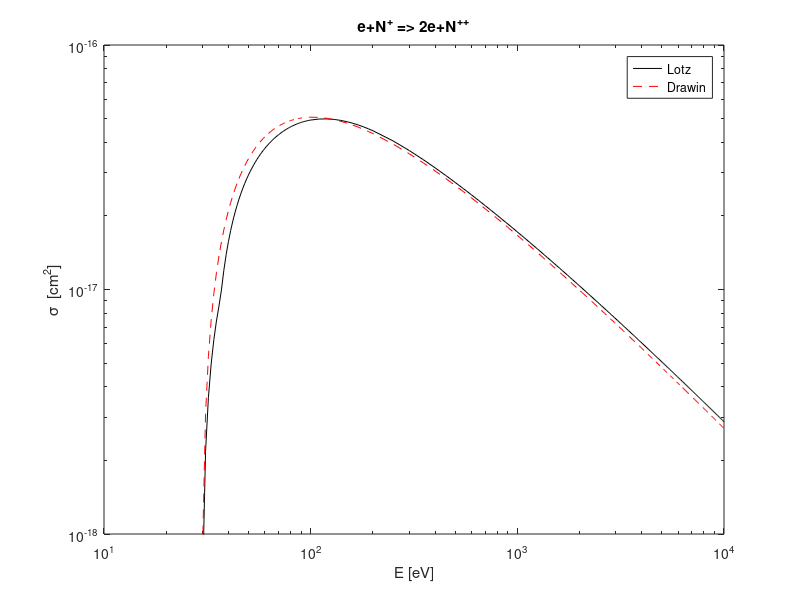

Reproduce this figure in MATLAB.
%%%%%%%%%%%%%%%%%%%%%%%%%%%%%%%%%%%%%%%%%%%%%%%%%%%%%%%%%%%%%%%%%%%%%%%%
%%%
%%%   Compare cross sections for ionization of singly ionized atomic
%%%   nitrogen from Lotz 1968 and Drawin 1969. Also see Taylor 1988.
%%%
%%%
%%%%%%%%%%%%%%%%%%%%%%%%%%%%%%%%%%%%%%%%%%%%%%%%%%%%%%%%%%%%%%%%%%%%%%%%
E = [29:1:100 110:10:200 250:50:1e4];


%%% Lotz 1968
%
a = [3.9 4.4]*1e-14; b = [0.46 0.4]; c = [0.62 0.6]; q = [2 2]; P = [29.6 36.7];
%
QLotz = zeros(length(a),length(E));
for i = 1:length(a)
    for j = 1:length(E)
        if(E(j)>=P(i))
            QLotz(i,j) = a(i)*q(i).*log(E(j)/P(i))/(E(j)*P(i)) ...
                      .* (1-b(i)*exp(-c(i)*(E(j)/P(i)-1)));
        end
    end
end


%%% plot and compare
%
close(figure(1));
figure(1);
loglog(E,sum(QLotz),'black');
xlabel('E [eV]'); ylabel('\sigma  [cm^2]');
%title('rate constants for e+N(^4S)=>e+N^+');
%legend('Lotz','Corona','FLYCHK','location','SE');
%axis([0.3 10 1e-14 1e-7]);



%%%%%%%%%%%%%%%%%%%%%%%%%%%%%%%%%%%%%%%%%%%%%%%%%%%%%%%%%%%%%%%%%%%%%%


%%% Taylor 1988 (see Taylor 1987 and Drawin 1969)
%
a0 = 5.29e-9; Ry = 13.5;
f = 0.74; eta = 2.7; U = 29.6; Z = 2;
QDrawin = max(0,f*eta*4*pi*a0^2*Ry^2./E.^2.*(E/U-1).*log(1.25*(1+(Z-1)/(Z+2))*E/U));


figure(1); 
hold on; plot(E,QDrawin,'r--');
axis([10 1e4 1e-18 1e-16]);
title('e+N^+ => 2e+N^+^+');
legend('Lotz','Drawin','location','best');



